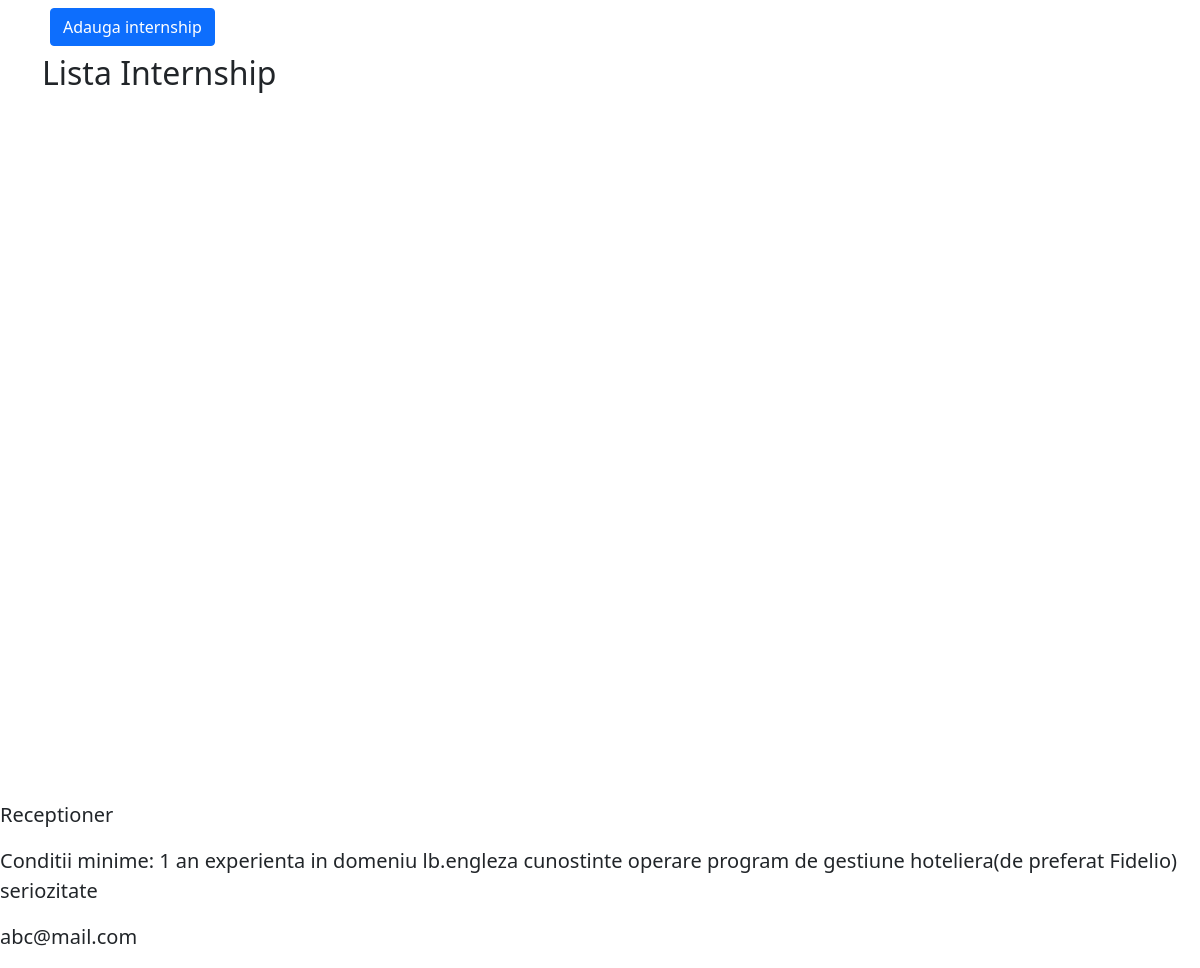
The page /companies/manage/3 (signed in) on the database as committed earlier.
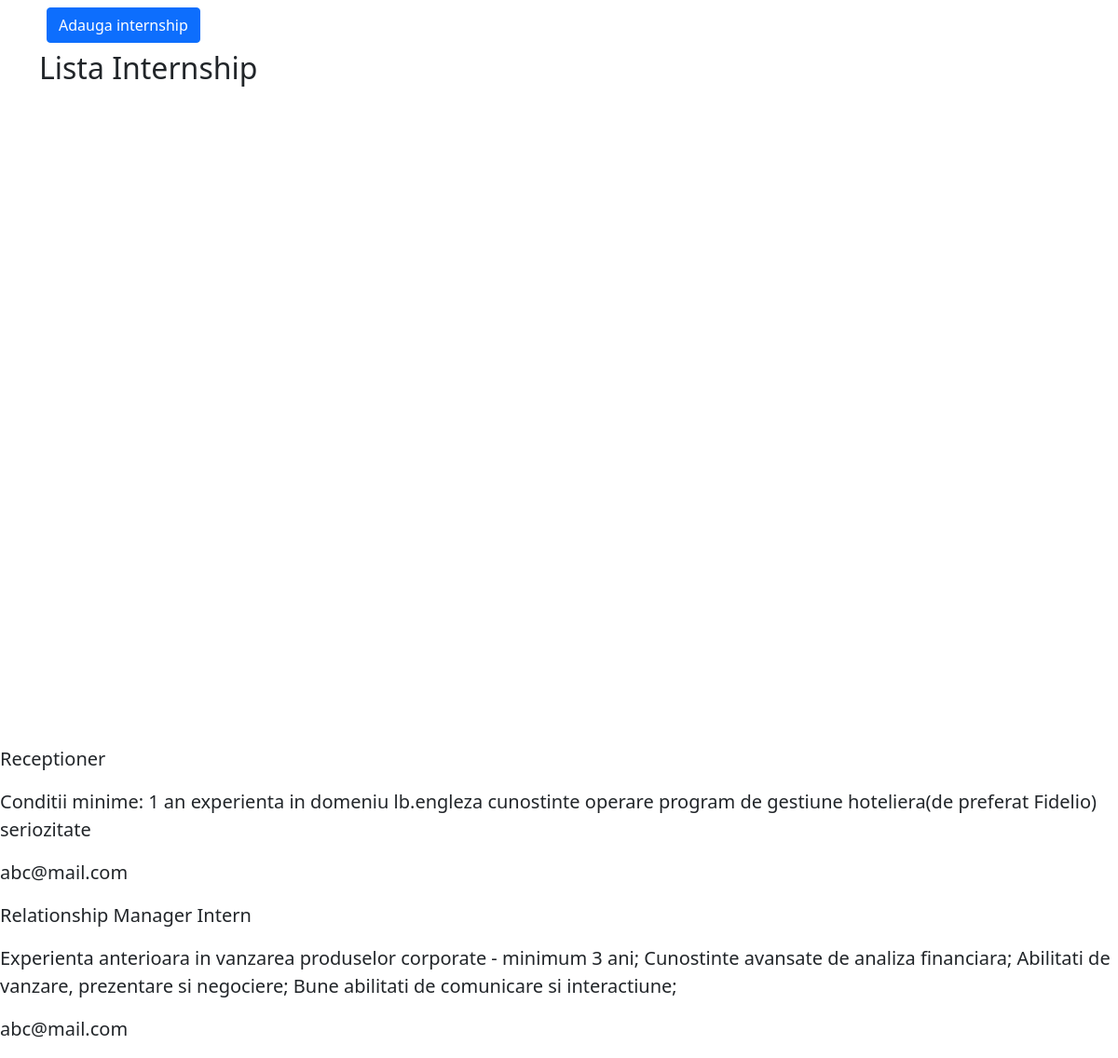
The same page on the database as committed later.
### users/models.py (models this page shows, shortened)
class Internship(models.Model):
    active = models.BooleanField(default=False)
    role_name = models.CharField(max_length=50)
    description = models.CharField(max_length=250)
    letter_of_intent_needed = models.BooleanField(default=False)
    flexible_hours = models.BooleanField(default=False)
    remote_possibility = models.BooleanField(default=False)
    duration = models.CharField(max_length=50)
    salary = models.IntegerField()
    paid = models.BooleanField(default=True)
    domain = models.IntegerField(choices=DomainTypes.choices(), default=DomainTypes.IT)
    type = models.CharField(max_length=50, choices=WorkTypes.choices(), default=WorkTypes.FULL_TIME)
    company = models.ForeignKey(Company, on_delete=models.CASCADE)
    location = models.ForeignKey(Location, on_delete=models.CASCADE)

class Company(models.Model):
    user = models.OneToOneField(settings.AUTH_USER_MODEL, on_delete=models.CASCADE, related_name='company')
    domain = models.IntegerField(choices=DomainTypes.choices(), default=DomainTypes.IT)
    contact_person = models.CharField(max_length=30)
    location = models.ForeignKey(Location, on_delete=models.CASCADE)
    def __str__(self):
        return self.user.email

class User(AbstractBaseUser, PermissionsMixin):
    is_student = models.BooleanField(default=False)
    is_company = models.BooleanField(default=False)
    is_staff = models.BooleanField(default=False)
    email = models.EmailField(primary_key=True)
    password = models.CharField(max_length=200)
    name = models.CharField(max_length=50)
    description = models.TextField()
    phone = models.CharField(max_length=10)
    objects = UserManager()
    USERNAME_FIELD = 'email'
    REQUIRED_FIELDS = []

### users/views.py (the view)
# urls.py: path('companies/manage/<int:company_id>', views.company_manage_internships, name="manage-company"),
def company_manage_internships(request, company_id, *args, **kwargs):
    try:
        company = Company.objects.get(id=company_id)
    except:
        raise Http404
    company_internship_list = Internship.objects.all().filter(company=company)
    context = {
        'company_internship_list' : company_internship_list,
        'company' : company
    }
    return render(request, "pages/company/internship_dashboard.html", context, status=200)

### templates/pages/company/internship_dashboard.html (shortened to what this page needs)
{% extends 'base.html' %}
{% block stylesheet %}
    {% load static %}
    <link rel="stylesheet" type="text/css" href="{% static 'users/home/home.css' %}">
{% endblock stylesheet %}
{% block content %}
    {% load widget_tweaks %}
    {% if user.is_authenticated and user.is_company %}
        {% if user == company.user %}
            <div class="container">
                <div class="d-flex">
                    <button type="button" class="btn btn-primary m-2" style="float: right">
                        <a href="{% url 'add-internship' user.company.id %}" class="link">Adauga internship</a>
                    </button>
                </div>
            <h2 class="title-center">Lista Internship</h2>
            </div>
            {% for internship in company_internship_list %}
            <div class="row-1">
                <p class="text lead">{{ internship.role_name }}</p>
            </div>
            <div class="row-2">
                <p class="text lead">{{ internship.description }}</p>
            </div>
            <div class="row-2">
                <p class="text lead">{{ internship.company }}</p>
            </div>
            {% endfor %}
        {% else %}
            <p>Nu ai acces la aceasta pagina.</p>
        {% endif %}
    {% else %}
        <p>Trebuie sa fii conectact ca si companie pentru a accesa aceasta pagina.</p>
    {% endif %}
{% endblock content %}

Rows that differ between the two databases and show on the page:
now on this page (row edited): Internship: role_name "Relationship Manager Intern", description "Experienta anterioara in vanzarea produselor corporate - minimum 3 ani; Cunostinte avansate de analiza financiara; Abilitati de vanzare, prezentare si negociere; Bune abilitati de comunicare si interactiune;", company "abc@mail.com"
